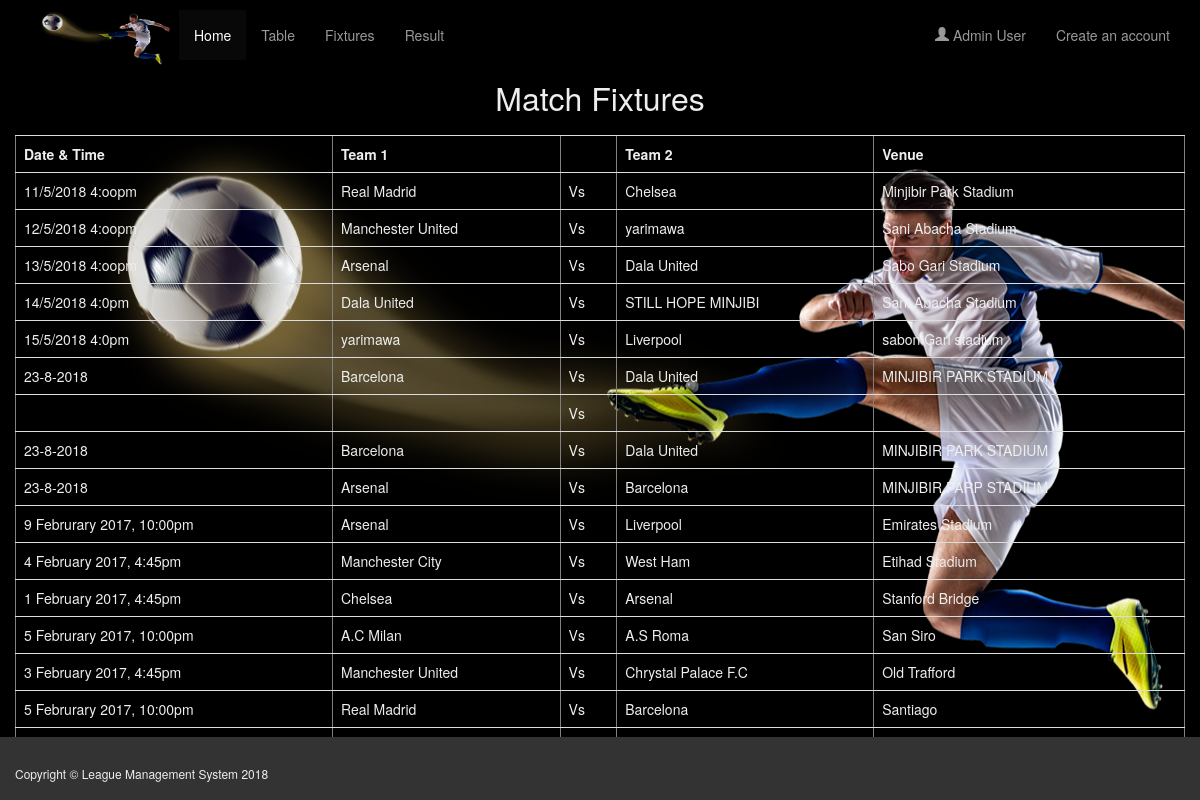
The app's page /fixtures.php with its own data.
### tables this page shows
CREATE TABLE IF NOT EXISTS `fixtures` (
  `id` int(10) NOT NULL AUTO_INCREMENT,
  `time` varchar(50) NOT NULL,
  `team1` varchar(50) NOT NULL,
  `team2` varchar(50) NOT NULL,
  `venue` varchar(50) NOT NULL,
  PRIMARY KEY (`id`)
);

### fixtures.php (the view, shortened to what this page needs)
<?php
require("includes/connection.inc.php");
$query = $db->query("SELECT * FROM fixtures ORDER BY id DESC");
?>
<!DOCTYPE html>
<html>
<?php
include 'head.php';
include 'nav.php';
?>
<body style="background: #000;">
	<h2 style="color:#eee;margin-top: 80px; text-align: center">Match Fixtures</h2>
<div class="container">
<div align="center" style="margin-top: 10px;background: url('includes/img/footballer.png')center no-repeat;color:#eee">
	<?php
		echo "<table class='table table-hover' border='1' style='border-collapse:collapse;cell-padding:10px;'>
				<tr>
				<th>Date & Time</th><th>Team 1</th><th> </th><th>Team 2</th><th>Venue</th>
				</tr>";
		while($row = $query->fetch_row()){
			echo "<tr>
					<td>".$row[1]."</td><td>".$row[2]."</td><td> Vs </td><td>".$row[3]."</td><td>".$row[4]."</td>
					</tr>";
		}
		echo "</table>";
	?>
</div>
</div>
</body>
<?php include 'admin/footer.php'?>
</html>

### head.php (shortened to what this page needs)
<head>
	<link href="includes/bootstrap/dist/css/bootstrap.min.css" rel="stylesheet">
	<link href="includes/css/bootstrap-glyphicons.css" rel="stylesheet">
	<link rel="stylesheet" type="text/css" href="stylesheets/style.css" />
	<link href="includes/css/styles.css" rel="stylesheet">
	<link href="includes/css/booking.css" rel="stylesheet">
</head>

### nav.php (shortened to what this page needs)
<nav class="navbar navbar-inverse navbar-fixed-top " id="trans">
	<div class="container">
		<div class="navbar-header">
			<a class="navbar-brand" href="index.php"><img src="includes/img/footballer.png" width="150" height="60"></a>
		</div>
		<div class="nav-collapse collapse navbar-responsive-collapse" id="topNavBar">
			<ul class="nav navbar-nav">
				<li class="active">
					<a href="index.php">Home</a>
				</li>
				<li>
					<a href="table.php">Table</a>
				</li>
				<li>
					<a href="fixtures.php">Fixtures</a>
				</li>
				<li>
					<a href="results.php">Result</a>
				</li>
			</ul>
			<ul  class="nav navbar-nav pull-right">
				<?php if(isset($_SESSION['logged'])): ?>
					<li><a href="admin/logout.php" <span class="glyphicon glyphicon-log-out"></span>Logout</a></li>
					<li><a href="admin/logout.php" <span class="glyphicon glyphicon-user"> </span> <?php echo strtoupper($_SESSION['username']); ?></a></li>
				<?php else: ?>
					<li><a href="admin/index.php"<span class="glyphicon glyphicon-user"></span> Admin User</a></li>
					<li><a href="admin/add_admin.php"><span class="glyphicon glyphicon-log-in "></span> Create an account</a></li>
				<?php endif ?>
			</ul>
		</div>
	</div>
</nav>

### admin/footer.php (shortened to what this page needs)
<footer class="footer">
	<div class="container">
		<div class="row">
			<div class="col-sm-6">
				<h6>Copyright &copy; League Management System 2018</h6>
			</div>
		</div>
	</div>
</footer>

### stylesheets/style.css (style rules this page uses)
body { background-color:white; }
th, td { padding:10px; }
a { color:black; text-decoration:none; }

### includes/css/styles.css (style rules this page uses)
.container { margin-top: 10px; }
#trans { background-color: black; }
body { background-color: transparent; }
body { -webkit-font-smoothing: antialiased; text-rendering: optimizelegibility; }
.navbar-brand { padding: 10px 18px; margin-top: 0px; }
.footer { position: fixed; left: 0; bottom: 0; width: 100%; background-color: #333; color: #eee; font-size: 1em; padding: 10px; }
body { background-color: #eaece3; }

### nav.php (style rules this page uses)
.navbar-brand { padding: 0px 2px; margin-top: 0px; }
.navbar-brand img { padding: 0px; margin-top: 0px; margin-left: 20px; }

### records on screen
fixtures: time "11/5/2018 4:oopm", team1 "Real Madrid", team2 "Chelsea", venue "Minjibir Park Stadium"
fixtures: time "12/5/2018 4:oopm", team1 "Manchester United", team2 "yarimawa", venue "Sani Abacha Stadium"
fixtures: time "13/5/2018 4:oopm", team1 "Arsenal", team2 "Dala United", venue "Sabo Gari Stadium"
fixtures: time "14/5/2018 4:0pm", team1 "Dala United", team2 "STILL HOPE MINJIBI", venue "Sani Abacha Stadium"
fixtures: time "15/5/2018 4:0pm", team1 "yarimawa", team2 "Liverpool", venue "sabon Gari stadium"
fixtures: time "23-8-2018", team1 "Barcelona", team2 "Dala United", venue "MINJIBIR PARK STADIUM"
fixtures: time "23-8-2018", team1 "Barcelona", team2 "Dala United", venue "MINJIBIR PARK STADIUM"
fixtures: time "23-8-2018", team1 "Arsenal", team2 "Barcelona", venue "MINJIBIR PARP STADIUM"
fixtures: time "9 Februrary 2017, 10:00pm", team1 "Arsenal", team2 "Liverpool", venue "Emirates Stadium"
fixtures: time "4 February 2017, 4:45pm", team1 "Manchester City", team2 "West Ham", venue "Etihad Stadium"
fixtures: time "1 February 2017, 4:45pm", team1 "Chelsea", team2 "Arsenal", venue "Stanford Bridge"
fixtures: time "5 Februrary 2017, 10:00pm", team1 "A.C Milan", team2 "A.S Roma", venue "San Siro"
fixtures: time "3 February 2017, 4:45pm", team1 "Manchester United", team2 "Chrystal Palace F.C", venue "Old Trafford"
fixtures: time "5 Februrary 2017, 10:00pm", team1 "Real Madrid", team2 "Barcelona", venue "Santiago"
